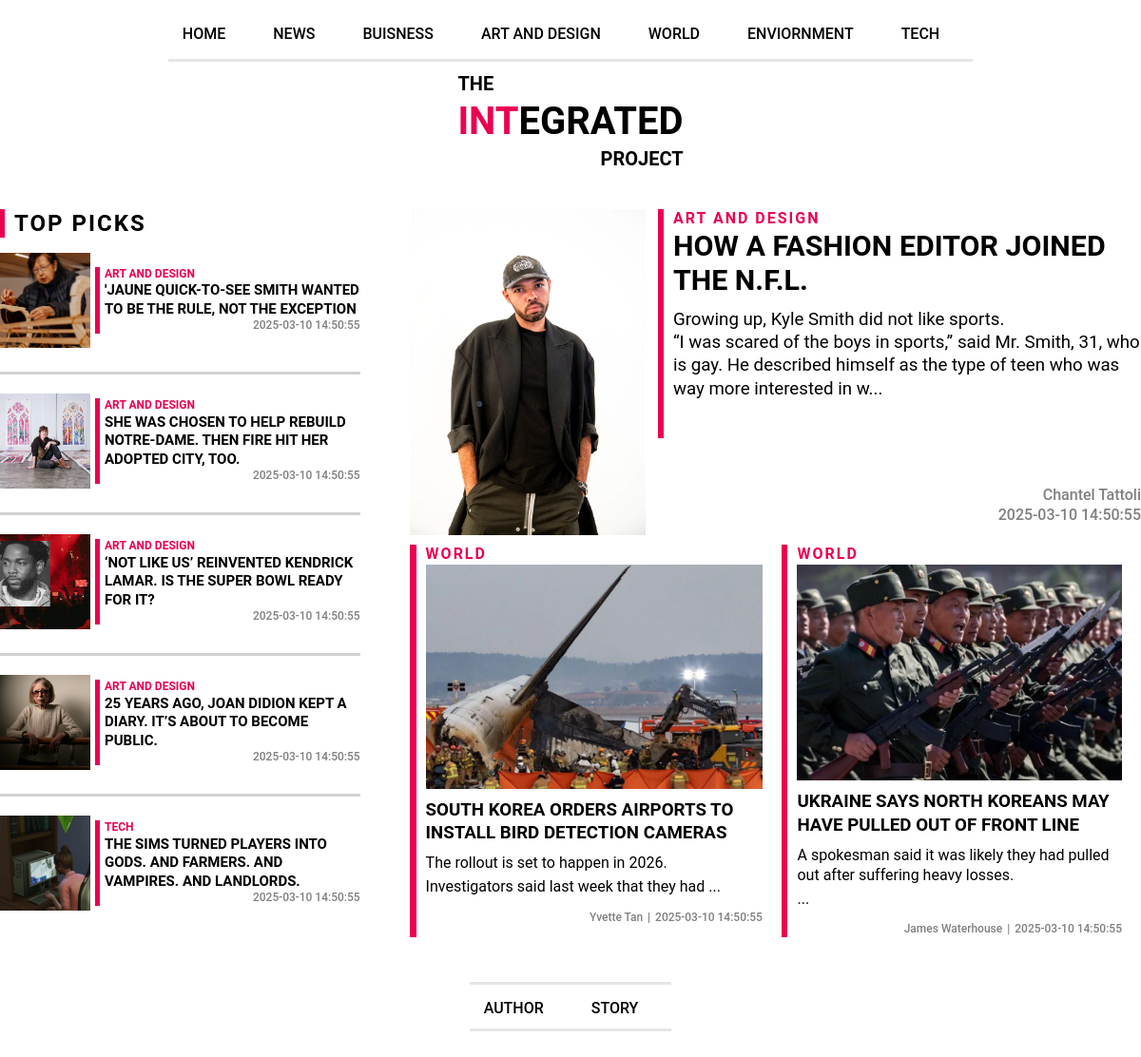
The page / on the database its author committed.
### tables this page shows
CREATE TABLE `categories` (
  `id` int(11) NOT NULL,
  `name` varchar(30) NOT NULL
);

CREATE TABLE `stories` (
  `id` int(11) NOT NULL,
  `headline` varchar(255) NOT NULL,
  `short_headline` text DEFAULT NULL,
  `article` text NOT NULL,
  `img_url` varchar(255) NOT NULL,
  `author_id` int(11) NOT NULL,
  `category_id` int(11) NOT NULL,
  `location_id` int(11) NOT NULL,
  `created_at` timestamp NOT NULL DEFAULT current_timestamp() ON UPDATE current_timestamp(),
  `updated_at` timestamp NOT NULL DEFAULT current_timestamp()
);

CREATE TABLE `authors` (
  `id` int(11) NOT NULL,
  `first_name` varchar(30) NOT NULL,
  `last_name` varchar(30) NOT NULL
);

### classes/Category.php (called while the page is built, shortened)
<?php
class Category {
    public function __construct($props = null) {
        if ($props != null) {
            if (array_key_exists("id", $props)) {
                $this->id = $props["id"];
            }
            $this->name = $props["name"];
        }
    }
    public static function findAll() {
        $categories = array();
        try {
            $db = new DB();
            $db->open();
            $conn = $db->getConnection();
            $sql = "SELECT * FROM categories";
            $stmt = $conn->prepare($sql);
            $status = $stmt->execute();
            if ($stmt->rowCount() !== 0) {
                $row = $stmt->fetch(PDO::FETCH_ASSOC);
                while ($row !== FALSE) {
                    $category = new Category($row);
                    $categories[] = $category;
                    $row = $stmt->fetch(PDO::FETCH_ASSOC);
                }
            }
        }
        finally {
            if ($db !== null && $db->isOpen()) {
                $db->close();
            }
        }
        return $categories;
    }
    public static function findById($id) {
        $category = null;
        try {
            $db = new DB();
            $db->open();
            $conn = $db->getConnection();
            $sql = "SELECT * FROM categories WHERE id = :id";
            $params = [
                ":id" => $id
            ];
            $stmt = $conn->prepare($sql);
            $status = $stmt->execute($params);
            if ($stmt->rowCount() !== 0) {
                $row = $stmt->fetch(PDO::FETCH_ASSOC);
                $category = new Category($row);
            }
        }
        finally {
            if ($db !== null && $db->isOpen()) {
                $db->close();
            }
        }
        return $category;
    }
}
?>

### classes/DB.php (called while the page is built, shortened)
<?php
class DB {
    private $server = 'localhost';
    private $database = 'news_aw';
    private $username = 'root';
    private $password = '';
    private $conn;
    private $dsn;
    public function __construct() {
        $this->dsn = "mysql:host={$this->server};dbname={$this->database}";
        $this->conn = null;
    }
    public function open() {
        if ($this->conn === null) {
            try {
                $this->conn = new PDO($this->dsn, $this->username, $this->password);
                $this->conn->setAttribute(PDO::ATTR_ERRMODE, PDO::ERRMODE_EXCEPTION);
                $this->conn->setAttribute(PDO::ATTR_EMULATE_PREPARES, false);
            } catch (PDOException $e) {
                echo "Connection failed: " . $e->getMessage();
                exit();
            }
        }
    }
    public function isOpen() {
        return $this->conn !== null;
    }
    public function close() {
        $this->conn = null;
    }
}
?>

### classes/Story.php (called while the page is built, shortened)
<?php
class Story
{
    public function __construct($props = null)
    {
        if ($props != null) {
            if (array_key_exists("id", $props)) {
                $this->id = $props["id"];
            }
            $this->headline = $props["headline"];
            $this->article = $props["article"];
            $this->img_url = $props["img_url"];
            if (array_key_exists("created_at", $props)) {
                $this->created_at = $props["created_at"];
            }
        }
    }
    private static function find($sql, $params, $options = NULL)
    {
        $stories = array();
        try {
            $db = new DB();
            $db->open();
            $conn = $db->getConnection();
            if ($options != NULL && is_array($options)) {
                if (array_key_exists("limit", $options)) {
                    $sql .= " LIMIT :limit";
                    $params["limit"] = $options["limit"];
                    if (array_key_exists("offset", $options)) {
                        $sql .= " OFFSET :offset";
                        $params["offset"] = $options["offset"];
                    }
                }
            }
            $stmt = $conn->prepare($sql);
            $status = $stmt->execute($params);
            if ($stmt->rowCount() !== 0) {
                $row = $stmt->fetch(PDO::FETCH_ASSOC);
                while ($row !== FALSE) {
                    $story = new Story($row);
                    $stories[] = $story;
                    $row = $stmt->fetch(PDO::FETCH_ASSOC);
                }
            }
        } finally {
            if ($db !== null && $db->isOpen()) {
                $db->close();
            }
        }
        return $stories;
    }
    public static function findByLocation($id, $options = NULL)
    {
        $sql = "SELECT * FROM stories WHERE location_id = :location_id";
        $params = [
            ":location_id" => $id
        ];
        $stories = Story::find($sql, $params, $options);
        return $stories;
    }
}
?>

### classes/Author.php (called while the page is built, shortened)
<?php
class Author {
    public function __construct($props = null) {
        if ($props != null) {
            $this->first_name = $props["first_name"];
            $this->last_name  = $props["last_name"];
        }
    }
    public static function findById($id) {
        $author = null;
        try {
            $db = new DB();
            $db->open();
            $conn = $db->getConnection();
            $sql = "SELECT * FROM authors WHERE id = :id";
            $params = [":id" => $id];
            $stmt = $conn->prepare($sql);
            $status = $stmt->execute($params);
            $row = $stmt->fetch(PDO::FETCH_ASSOC);
            $author = new Author($row);
        } catch (Exception $e) {
            echo "Error: " . $e->getMessage();
            return null;
        } finally {
            if ($db !== null && $db->isOpen()) {
                $db->close();
            }
        }
        return $author;
    }
}
?>

### index.php (the view, shortened to what this page needs)
<?php require_once "./etc/config.php";
try {
    $stories = Story::findAll($options = array('limit' => 2));
    $catagoryId = 6;
    $stories = Story::findByLocation($catagoryId, $options = array('limit' => 2, 'offset' => 0));
    $catagoryId2 = 4;
    $stories2 = Story::findByLocation($catagoryId2, $options = array('limit' => 1, 'offset' => 0));
    $catagoryId4 = 3;
    $stories4 = Story::findByLocation($catagoryId4, $options = array('limit' => 5, 'offset' => 0));
    $catagoryId6 = 4;
    $stories6 = Story::findByLocation($catagoryId6, $options = array('limit' => 1, 'offset' => 0));
} catch (Exception $e) {
    echo $e->getMessage();
    exit();
}
?>
<html>
<head>
    <link rel="stylesheet" href="css/all.min.css" />
    <link rel="stylesheet" href="css/reset.css" />
    <link rel="stylesheet" href="css/grid.css" />
    <link rel="stylesheet" href="css/style.css" />
    <link rel="stylesheet" href="css/style_view_story.css" />
    <link rel="stylesheet" href="css/my_designs.css" />
</head>
<body>
    <div class="width-12 navbar">
        <?php require_once "./etc/navbar.php"; ?>
    </div>
    <div class="width-12 mainTitle1">
        <div class="temp">
            <div class="theInt">
                <h1>THE</h1>
            </div>
            <div class="intInt">
                <h2>INT</h2>
                <h1>EGRATED</h1>
            </div>
            <div class="proInt">
                <h1>PROJECT</h1>
            </div>
        </div>
    </div>
    <div class="width-12 container">
        <div class="width-4 sidePanel">
            <div class="width-4 panelTitle">
                <div class="rectangleVert"></div>
                <h2>TOP PICKS</h2>
            </div>
            <?php foreach ($stories4 as $s) { ?>
                <div class="width-4 smallStory">
                    <img src="<?= $s->img_url ?>">
                    <div class="content">
                        <div class="rectangle"></div>
                        <div class="text">
                            <h4><?= Category::findById($s->category_id)->name ?></h4>
                            <h3><a href="view_story.php?id=<?= $s->id ?>"><?= $s->headline ?></a></h3>
                            <div class="timeStamp">
                                <p><?= $s->created_at ?></p>
                            </div>
                        </div>
                    </div>
                </div>
            <?php } ?>
        </div>
        <div class="width-8 mainContent">
            <?php foreach ($stories2 as $s) { ?>
                <div class="width-8 largeStory">
                    <img src="<?= $s->img_url ?>" />
                    <div class="content">
                        <div class="body">
                            <div class="rectangle12"></div>
                            <div class="text">
                                <h4><?= Category::findById($s->category_id)->name ?></h4>
                                <h1><a href="view_story.php?id=<?= $s->id ?>"><?= $s->headline ?></a></h1>
                                <h3><?= substr($s->article, 0, 200) ?>...</h3>
                            </div>
                        </div>
                        <div class="auther_date">
                            <p><?= Author::findById($s->author_id)->first_name . " " . Author::findById($s->author_id)->last_name ?>
                            </p>
                            <p><?= $s->created_at ?></p>
                        </div>
                    </div>
                </div>
            <?php } ?>
            <div class="width-8">
                <?php foreach ($stories as $s) { ?>
                    <div class="width-4 mediums1">
                        <div class="width-3 mediumStory">
                            <div class="rectangle"></div>
                            <div class="content">
                                <div class="text">
                                    <h4><?= Category::findById($s->category_id)->name ?></h4>
                                    <img src="<?= $s->img_url ?>" />
                                    <h3><a href="view_story.php?id=<?= $s->id ?>"><?= $s->headline ?></a></h3>
                                    <p><?= substr($s->article, 0, 90) ?>...</p>
                                </div>
                                <div class="auther_date">
                                    <p><?= Author::findById($s->author_id)->first_name . " " . Author::findById($s->author_id)->last_name ?>
                                    </p>
                                    <p>|</p>
                                    <p><?= $s->created_at ?></p>
                                </div>
                            </div>
                        </div>
                    <?php } ?>
                </div>
            </div>
        </div>
    </div>
    <div class="width-12 navbar2">
        <?php require_once "./etc/navbar2.php"; ?>
    </div>
</body>
</html>

### etc/navbar.php (shortened to what this page needs)
<?php
try {
    $categories = Category::findAll();
} catch (Exception $e) {
    echo $e->getMessage();
    exit();
}
?>
<div class="width-12 navbar">
    <ul>
        <li><a href="index.php">Home</a></li>
        <?php foreach ($categories as $c) { ?>
            <li><a href="category.php?id=<?= $c->id ?>"><?= $c->name ?></a></li>
        <?php } ?>
    </ul>
</div>

### etc/navbar2.php
<div class="width-12 navbar">
    <ul>
        <li><a href="AuthorEdit">Author</a></li>
        <li><a href="StoryEdit">Story</a></li>
    </ul>
</div>

### css/grid.css (style rules this page uses)
.container { padding-top: 40px; padding-bottom: 40px; width: 1200px; margin: auto; display: grid; grid-template-columns: repeat(12, 1fr); grid-column-gap: 2em; grid-row-gap: 1em; grid-row: auto; }
.width-3 { grid-column: span 3; }
.width-4 { grid-column: span 4; }
.width-8 { grid-column: span 8; }
.width-12 { grid-column: span 12; }

### css/my_designs.css (style rules this page uses)
.mediumStory img { object-position: center top; object-fit: cover; aspect-ratio: 3/2; }
.container .mediumStory .rectangle { width: 20px; background-color: #EA0151; margin-right: 10px; margin-left: 0px; }
.mediumStory { display: flex; justify-content: space-between; padding-bottom: 15px; }
.mediumStory .content { display: flex; flex-direction: column; }
.mediumStory .content .auther_date { display: flex; flex-direction: row; justify-content: flex-end; align-items: end; font-weight: 500; gap: 5px; padding-top: 10px; color: gray; font-size: 12px; }
.mediumStory .content .text h4 { color:#EA0151; font-weight: 600; text-transform: uppercase; letter-spacing: 2; }
.mediumStory .content .text h3 { padding-top: 10px; padding-bottom: 6px; text-transform: uppercase; }
.mediumStory .content .text p { padding-bottom: 4px; }
.largeStory img { object-fit: cover; max-width: 200px; max-height: 500px; }
.largeStory { display:flex; }
.largeStory .content { display: flex; flex-direction: column; }
.largeStory .content .body { display: flex; }
.largeStory .content .body h3 { font-weight: 400; padding-bottom: 40px; }
.largeStory .content .body h1 { font-size: 1.9em; text-transform: uppercase; padding-bottom: 10px; line-height: 1.2; }
.largeStory .content .body h4 { font-weight: 600; color: #EA0151; text-transform: uppercase; letter-spacing: 2; }
.largeStory .content .auther_date p { display: flex; flex-direction: column; align-items: flex-end; justify-content: end; font-weight: 500; color: gray; }
.smallStory img { max-width: 100px; max-height: 100px; }
.smallStory { display: flex; justify-content: flex-end; text-transform: uppercase; align-items: center; }
.smallStory h4 { margin: 0px; font-weight: 600; color: #EA0151; font-size: 12; }
.smallStory .content { display: flex; }
.smallStory .content .rectangle { background-color: #EA0151; max-width: 15px; padding-right: 5px; }
.smallStory .content .text { display: flex; flex-direction: column; padding-left: 5px; }
.smallStory .content .text .timeStamp { display: flex; align-items: flex-end; justify-content: flex-end; color: gray; font-weight: 500; font-size: 12; }
.smallStory img { padding-right: 5px; }
.smallStory .content .text h3 { font-size: 15; }

### rows shown on the page
categories: name "NEWS"
categories: name "BUISNESS"
categories: name "ART AND DESIGN"
categories: name "WORLD"
categories: name "ENVIORNMENT"
categories: name "TECH"
stories: img_url (picture), category.name "ART AND DESIGN", headline "'JAUNE QUICK-TO-SEE SMITH WANTED TO BE THE RULE, NOT THE EXCEPTION", created_at "2025-03-10 14:50:55"
stories: img_url (picture), category.name "ART AND DESIGN", headline "SHE WAS CHOSEN TO HELP REBUILD NOTRE-DAME. THEN FIRE HIT HER ADOPTED CITY, TOO.", created_at "2025-03-10 14:50:55"
stories: img_url (picture), category.name "ART AND DESIGN", headline "‘NOT LIKE US’ REINVENTED KENDRICK LAMAR. IS THE SUPER BOWL READY FOR IT?", created_at "2025-03-10 14:50:55"
stories: img_url (picture), category.name "ART AND DESIGN", headline "25 YEARS AGO, JOAN DIDION KEPT A DIARY. IT’S ABOUT TO BECOME PUBLIC.", created_at "2025-03-10 14:50:55"
stories: img_url (picture), category.name "TECH", headline "THE SIMS TURNED PLAYERS INTO GODS. AND FARMERS. AND VAMPIRES. AND LANDLORDS.", created_at "2025-03-10 14:50:55"
stories: img_url (picture), category.name "ART AND DESIGN", headline "HOW A FASHION EDITOR JOINED THE N.F.L.", article "Growing up, Kyle Smith did not like sports. “I was scared of the boys in sports,” said Mr. Smith, 31, who is gay. He described himself as the type of teen who was way more interested in w", author.first_name "Chantel", author.last_name "Tattoli", created_at "2025-03-10 14:50:55"
stories: category.name "WORLD", img_url (picture), headline "SOUTH KOREA ORDERS AIRPORTS TO INSTALL BIRD DETECTION CAMERAS", article "The rollout is set to happen in 2026. Investigators said last week that they had", author.first_name "Yvette", author.last_name "Tan", created_at "2025-03-10 14:50:55"
stories: category.name "WORLD", img_url (picture), headline "UKRAINE SAYS NORTH KOREANS MAY HAVE PULLED OUT OF FRONT LINE", article "A spokesman said it was likely they had pulled out after suffering heavy losses.", author.first_name "James", author.last_name "Waterhouse", created_at "2025-03-10 14:50:55"
